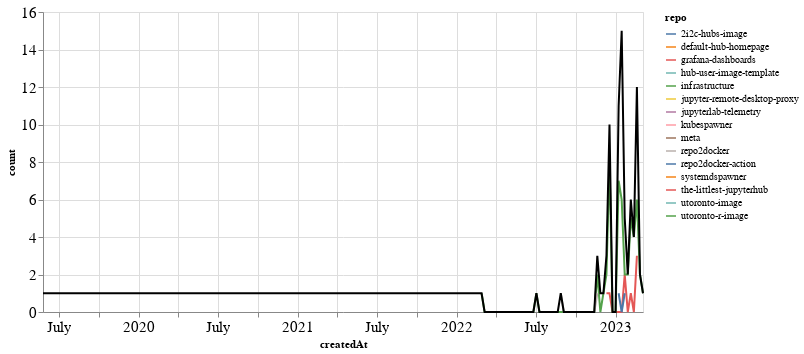

Write notebook code for a chart like this one.
### Markdown cell above
### PRs

### Code cell
prs_time = prs.groupby('repo').resample('W', on='createdAt').count()['author'].reset_index()
prs_time = prs_time.rename(columns={'author': 'count'})
prs_time_total = prs_time.groupby('createdAt').agg({"count": "sum"}).reset_index()

ch1 = alt.Chart(prs_time, width=600).mark_line().encode(
    x='createdAt',
    y='count',
    color='repo',
    tooltip="repo"
)

ch2 = alt.Chart(prs_time_total, width=600).mark_line(color="black").encode(
    x='createdAt',
    y='count',
)

ch1 + ch2

### Figure 1 — Vega-Lite specification as saved in the notebook (floating-point values rounded to 4 significant figures)
{"config": {"axisLeft": {"labelFontSize": 15}, "axisBottom": {"labelFontSize": 15}}, "layer": [{"data": {"name": "data-57e7c0e6ff1153ae8288a5b94f5fb6f8"}, "mark": "line", "encoding": {"color": {"field": "repo", "type": "nominal"}, "tooltip": {"field": "repo", "type": "nominal"}, "x": {"field": "createdAt", "type": "temporal"}, "y": {"field": "count", "type": "quantitative"}}, "width": 600}, {"data": {"name": "data-98c5c69f898190d08060efcdfc8531fa"}, "mark": {"type": "line", "color": "black"}, "encoding": {"x": {"field": "createdAt", "type": "temporal"}, "y": {"field": "count", "type": "quantitative"}}, "width": 600}], "$schema": "https://vega.github.io/schema/vega-lite/v4.17.0.json", "datasets": {"data-57e7c0e6ff1153ae8288a5b94f5fb6f8": [{"repo": "2i2c-hubs-image", "createdAt": "2023-02-19T00:00:00", "count": 3}, {"repo": "default-hub-homepage", "createdAt": "2022-12-18T00:00:00", "count": 1}, {"repo": "grafana-dashboards", "createdAt": "2022-12-11T00:00:00", "count": 1}, {"repo": "grafana-dashboards", "createdAt": "2022-12-18T00:00:00", "count": 1}, {"repo": "grafana-dashboards", "createdAt": "2022-12-25T00:00:00", "count": 0}, {"repo": "grafana-dashboards", "createdAt": "2023-01-01T00:00:00", "count": 0}, {"repo": "grafana-dashboards", "createdAt": "2023-01-08T00:00:00", "count": 0}, {"repo": "grafana-dashboards", "createdAt": "2023-01-15T00:00:00", "count": 0}, {"repo": "grafana-dashboards", "createdAt": "2023-01-22T00:00:00", "count": 2}, {"repo": "grafana-dashboards", "createdAt": "2023-01-29T00:00:00", "count": 0}, {"repo": "grafana-dashboards", "createdAt": "2023-02-05T00:00:00", "count": 1}, {"repo": "grafana-dashboards", "createdAt": "2023-02-12T00:00:00", "count": 0}, {"repo": "grafana-dashboards", "createdAt": "2023-02-19T00:00:00", "count": 3}, {"repo": "hub-user-image-template", "createdAt": "2022-11-27T00:00:00", "count": 1}, {"repo": "infrastructure", "createdAt": "2022-02-27T00:00:00", "count": 1}, {"repo": "infrastructure", "createdAt": "2022-03-06T00:00:00", "count": 0}, {"repo": "infrastructure", "createdAt": "2022-03-13T00:00:00", "count": 0}, {"repo": "infrastructure", "createdAt": "2022-03-20T00:00:00", "count": 0}, {"repo": "infrastructure", "createdAt": "2022-03-27T00:00:00", "count": 0}, {"repo": "infrastructure", "createdAt": "2022-04-03T00:00:00", "count": 0}, {"repo": "infrastructure", "createdAt": "2022-04-10T00:00:00", "count": 0}, {"repo": "infrastructure", "createdAt": "2022-04-17T00:00:00", "count": 0}, {"repo": "infrastructure", "createdAt": "2022-04-24T00:00:00", "count": 0}, {"repo": "infrastructure", "createdAt": "2022-05-01T00:00:00", "count": 0}, {"repo": "infrastructure", "createdAt": "2022-05-08T00:00:00", "count": 0}, {"repo": "infrastructure", "createdAt": "2022-05-15T00:00:00", "count": 0}, {"repo": "infrastructure", "createdAt": "2022-05-22T00:00:00", "count": 0}, {"repo": "infrastructure", "createdAt": "2022-05-29T00:00:00", "count": 0}, {"repo": "infrastructure", "createdAt": "2022-06-05T00:00:00", "count": 0}, {"repo": "infrastructure", "createdAt": "2022-06-12T00:00:00", "count": 0}, {"repo": "infrastructure", "createdAt": "2022-06-19T00:00:00", "count": 0}, {"repo": "infrastructure", "createdAt": "2022-06-26T00:00:00", "count": 0}, {"repo": "infrastructure", "createdAt": "2022-07-03T00:00:00", "count": 1}, {"repo": "infrastructure", "createdAt": "2022-07-10T00:00:00", "count": 0}, {"repo": "infrastructure", "createdAt": "2022-07-17T00:00:00", "count": 0}, {"repo": "infrastructure", "createdAt": "2022-07-24T00:00:00", "count": 0}, {"repo": "infrastructure", "createdAt": "2022-07-31T00:00:00", "count": 0}, {"repo": "infrastructure", "createdAt": "2022-08-07T00:00:00", "count": 0}, {"repo": "infrastructure", "createdAt": "2022-08-14T00:00:00", "count": 0}, {"repo": "infrastructure", "createdAt": "2022-08-21T00:00:00", "count": 0}, {"repo": "infrastructure", "createdAt": "2022-08-28T00:00:00", "count": 0}, {"repo": "infrastructure", "createdAt": "2022-09-04T00:00:00", "count": 0}, {"repo": "infrastructure", "createdAt": "2022-09-11T00:00:00", "count": 0}, {"repo": "infrastructure", "createdAt": "2022-09-18T00:00:00", "count": 0}, {"repo": "infrastructure", "createdAt": "2022-09-25T00:00:00", "count": 0}, {"repo": "infrastructure", "createdAt": "2022-10-02T00:00:00", "count": 0}, {"repo": "infrastructure", "createdAt": "2022-10-09T00:00:00", "count": 0}, {"repo": "infrastructure", "createdAt": "2022-10-16T00:00:00", "count": 0}, {"repo": "infrastructure", "createdAt": "2022-10-23T00:00:00", "count": 0}, {"repo": "infrastructure", "createdAt": "2022-10-30T00:00:00", "count": 0}, {"repo": "infrastructure", "createdAt": "2022-11-06T00:00:00", "count": 0}, {"repo": "infrastructure", "createdAt": "2022-11-13T00:00:00", "count": 0}, {"repo": "infrastructure", "createdAt": "2022-11-20T00:00:00", "count": 2}, {"repo": "infrastructure", "createdAt": "2022-11-27T00:00:00", "count": 0}, {"repo": "infrastructure", "createdAt": "2022-12-04T00:00:00", "count": 1}, {"repo": "infrastructure", "createdAt": "2022-12-11T00:00:00", "count": 2}, {"repo": "infrastructure", "createdAt": "2022-12-18T00:00:00", "count": 8}, {"repo": "infrastructure", "createdAt": "2022-12-25T00:00:00", "count": 0}, {"repo": "infrastructure", "createdAt": "2023-01-01T00:00:00", "count": 0}, {"repo": "infrastructure", "createdAt": "2023-01-08T00:00:00", "count": 7}, {"repo": "infrastructure", "createdAt": "2023-01-15T00:00:00", "count": 6}, {"repo": "infrastructure", "createdAt": "2023-01-22T00:00:00", "count": 2}, {"repo": "infrastructure", "createdAt": "2023-01-29T00:00:00", "count": 2}, {"repo": "infrastructure", "createdAt": "2023-02-05T00:00:00", "count": 5}, {"repo": "infrastructure", "createdAt": "2023-02-12T00:00:00", "count": 4}, {"repo": "infrastructure", "createdAt": "2023-02-19T00:00:00", "count": 6}, {"repo": "infrastructure", "createdAt": "2023-02-26T00:00:00", "count": 2}, {"repo": "infrastructure", "createdAt": "2023-03-05T00:00:00", "count": 1}, {"repo": "jupyter-remote-desktop-proxy", "createdAt": "2023-01-15T00:00:00", "count": 4}, {"repo": "jupyterlab-telemetry", "createdAt": "2019-05-26T00:00:00", "count": 1}, {"repo": "kubespawner", "createdAt": "2023-01-15T00:00:00", "count": 1}, {"repo": "meta", "createdAt": "2023-01-15T00:00:00", "count": 1}, {"repo": "repo2docker", "createdAt": "2022-08-28T00:00:00", "count": 1}, {"repo": "repo2docker", "createdAt": "2022-09-04T00:00:00", "count": 0}, {"repo": "repo2docker", "createdAt": "2022-09-11T00:00:00", "count": 0}, {"repo": "repo2docker", "createdAt": "2022-09-18T00:00:00", "count": 0}, {"repo": "repo2docker", "createdAt": "2022-09-25T00:00:00", "count": 0}, {"repo": "repo2docker", "createdAt": "2022-10-02T00:00:00", "count": 0}, {"repo": "repo2docker", "createdAt": "2022-10-09T00:00:00", "count": 0}, {"repo": "repo2docker", "createdAt": "2022-10-16T00:00:00", "count": 0}, {"repo": "repo2docker", "createdAt": "2022-10-23T00:00:00", "count": 0}, {"repo": "repo2docker", "createdAt": "2022-10-30T00:00:00", "count": 0}, {"repo": "repo2docker", "createdAt": "2022-11-06T00:00:00", "count": 0}, {"repo": "repo2docker", "createdAt": "2022-11-13T00:00:00", "count": 0}, {"repo": "repo2docker", "createdAt": "2022-11-20T00:00:00", "count": 1}, {"repo": "repo2docker-action", "createdAt": "2023-01-08T00:00:00", "count": 1}, {"repo": "repo2docker-action", "createdAt": "2023-01-15T00:00:00", "count": 0}, {"repo": "repo2docker-action", "createdAt": "2023-01-22T00:00:00", "count": 1}, {"repo": "systemdspawner", "createdAt": "2023-01-15T00:00:00", "count": 2}, {"repo": "the-littlest-jupyterhub", "createdAt": "2023-01-15T00:00:00", "count": 1}, {"repo": "utoronto-image", "createdAt": "2023-01-08T00:00:00", "count": 2}, {"repo": "utoronto-r-image", "createdAt": "2023-01-08T00:00:00", "count": 1}], "data-98c5c69f898190d08060efcdfc8531fa": [{"createdAt": "2019-05-26T00:00:00", "count": 1}, {"createdAt": "2022-02-27T00:00:00", "count": 1}, {"createdAt": "2022-03-06T00:00:00", "count": 0}, {"createdAt": "2022-03-13T00:00:00", "count": 0}, {"createdAt": "2022-03-20T00:00:00", "count": 0}, {"createdAt": "2022-03-27T00:00:00", "count": 0}, {"createdAt": "2022-04-03T00:00:00", "count": 0}, {"createdAt": "2022-04-10T00:00:00", "count": 0}, {"createdAt": "2022-04-17T00:00:00", "count": 0}, {"createdAt": "2022-04-24T00:00:00", "count": 0}, {"createdAt": "2022-05-01T00:00:00", "count": 0}, {"createdAt": "2022-05-08T00:00:00", "count": 0}, {"createdAt": "2022-05-15T00:00:00", "count": 0}, {"createdAt": "2022-05-22T00:00:00", "count": 0}, {"createdAt": "2022-05-29T00:00:00", "count": 0}, {"createdAt": "2022-06-05T00:00:00", "count": 0}, {"createdAt": "2022-06-12T00:00:00", "count": 0}, {"createdAt": "2022-06-19T00:00:00", "count": 0}, {"createdAt": "2022-06-26T00:00:00", "count": 0}, {"createdAt": "2022-07-03T00:00:00", "count": 1}, {"createdAt": "2022-07-10T00:00:00", "count": 0}, {"createdAt": "2022-07-17T00:00:00", "count": 0}, {"createdAt": "2022-07-24T00:00:00", "count": 0}, {"createdAt": "2022-07-31T00:00:00", "count": 0}, {"createdAt": "2022-08-07T00:00:00", "count": 0}, {"createdAt": "2022-08-14T00:00:00", "count": 0}, {"createdAt": "2022-08-21T00:00:00", "count": 0}, {"createdAt": "2022-08-28T00:00:00", "count": 1}, {"createdAt": "2022-09-04T00:00:00", "count": 0}, {"createdAt": "2022-09-11T00:00:00", "count": 0}, {"createdAt": "2022-09-18T00:00:00", "count": 0}, {"createdAt": "2022-09-25T00:00:00", "count": 0}, {"createdAt": "2022-10-02T00:00:00", "count": 0}, {"createdAt": "2022-10-09T00:00:00", "count": 0}, {"createdAt": "2022-10-16T00:00:00", "count": 0}, {"createdAt": "2022-10-23T00:00:00", "count": 0}, {"createdAt": "2022-10-30T00:00:00", "count": 0}, {"createdAt": "2022-11-06T00:00:00", "count": 0}, {"createdAt": "2022-11-13T00:00:00", "count": 0}, {"createdAt": "2022-11-20T00:00:00", "count": 3}, {"createdAt": "2022-11-27T00:00:00", "count": 1}, {"createdAt": "2022-12-04T00:00:00", "count": 1}, {"createdAt": "2022-12-11T00:00:00", "count": 3}, {"createdAt": "2022-12-18T00:00:00", "count": 10}, {"createdAt": "2022-12-25T00:00:00", "count": 0}, {"createdAt": "2023-01-01T00:00:00", "count": 0}, {"createdAt": "2023-01-08T00:00:00", "count": 11}, {"createdAt": "2023-01-15T00:00:00", "count": 15}, {"createdAt": "2023-01-22T00:00:00", "count": 5}, {"createdAt": "2023-01-29T00:00:00", "count": 2}, {"createdAt": "2023-02-05T00:00:00", "count": 6}, {"createdAt": "2023-02-12T00:00:00", "count": 4}, {"createdAt": "2023-02-19T00:00:00", "count": 12}, {"createdAt": "2023-02-26T00:00:00", "count": 2}, {"createdAt": "2023-03-05T00:00:00", "count": 1}]}}
